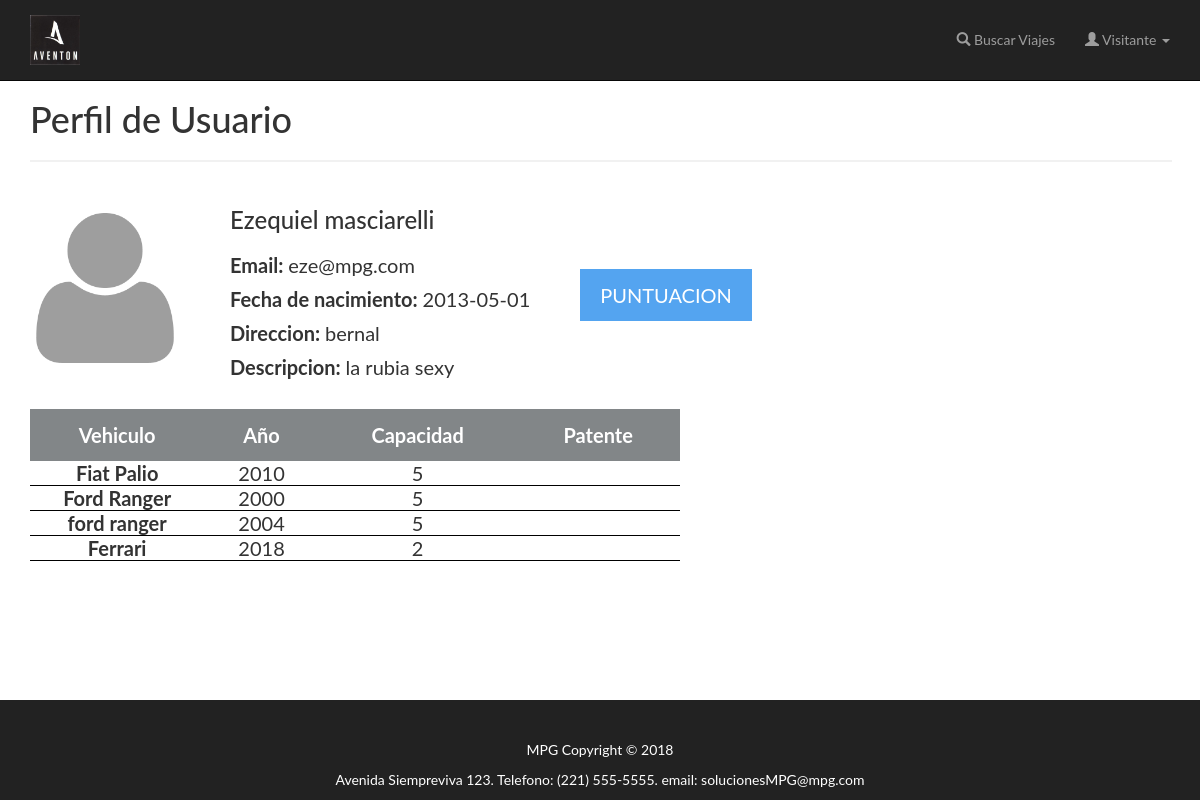
Page /verPerfil-api.php?idUser=3 on the earlier database version.
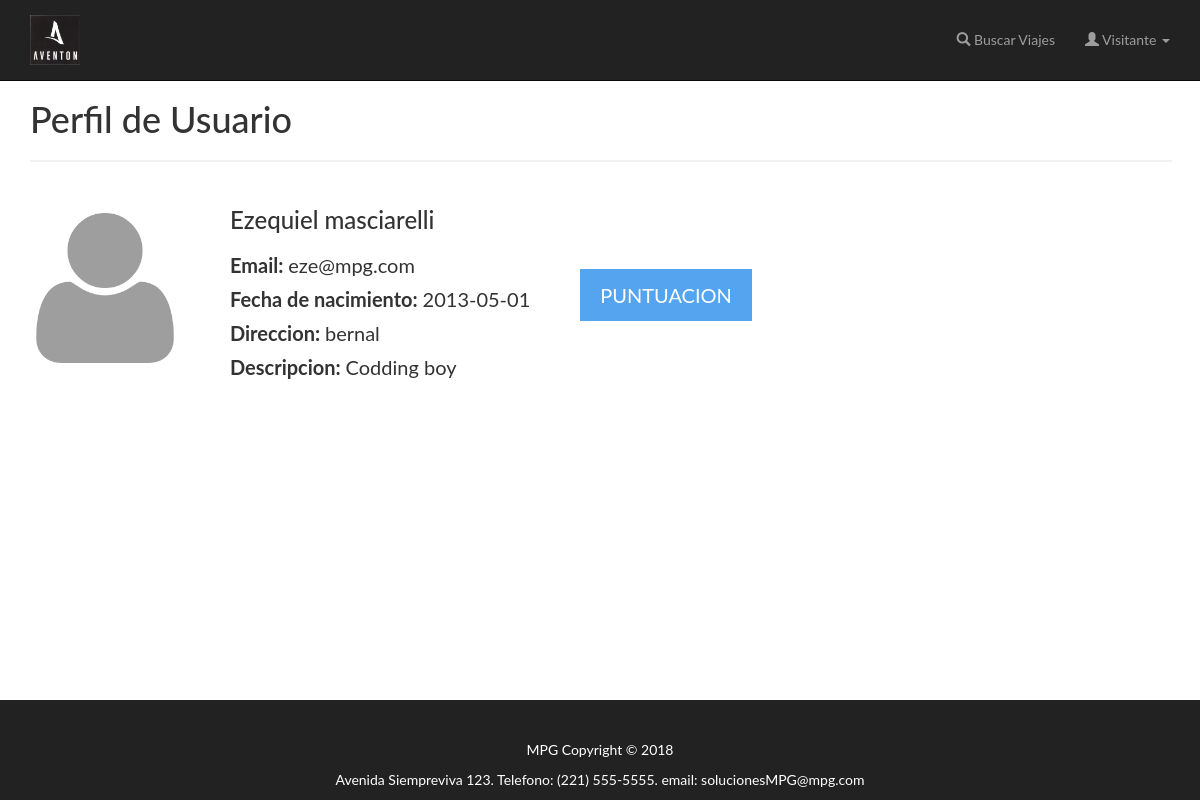
Same page on the later database version.
### tables this page shows
CREATE TABLE IF NOT EXISTS `usuarios` (
  `idUsuario` int(11) NOT NULL AUTO_INCREMENT,
  `email` varchar(45) DEFAULT NULL,
  `password` varchar(45) DEFAULT NULL,
  `nombre` varchar(45) DEFAULT NULL,
  `apellido` varchar(45) DEFAULT NULL,
  `fechaNac` date DEFAULT NULL,
  `direccion` varchar(45) DEFAULT NULL,
  `descripcion` varchar(45) DEFAULT NULL,
  `puntuacion` int(11) NOT NULL,
  `estado` int(11) DEFAULT NULL,
  PRIMARY KEY (`idUsuario`)
);

CREATE TABLE IF NOT EXISTS `vehiculo` (
  `idvehiculo` int(11) NOT NULL AUTO_INCREMENT,
  `capacidad` int(11) DEFAULT NULL,
  `modelo` int(11) DEFAULT NULL,
  `descripcion` varchar(45) DEFAULT NULL,
  `owner` int(11) DEFAULT NULL,
  `patente` varchar(45) NOT NULL,
  PRIMARY KEY (`idvehiculo`),
  KEY `fk_vehiculo_usuarios_idx` (`owner`)
);

### conexion.php (called while the page is built, shortened)
<?php
class conexion {
	function consultarABD($aConsulta){
  	$servername = "localhost";
  	$username = "root";
  	$password = "";
  	$dbname = "barudb";
  	$conn = mysqli_connect($servername, $username, $password, $dbname);
  	$result = $conn->query($aConsulta);
  	return $result;
	}
}
 ?>

### verPerfil-api.php (the view, shortened to what this page needs)
<html lang="en" dir="ltr">
<head>
   <?php include "navbar.php" ?>
   <link rel="stylesheet" href="https://maxcdn.bootstrapcdn.com/bootstrap/3.3.7/css/bootstrap.min.css">
   <link rel="stylesheet" href="./css/styleexample.css">
</head>
<?php
include "conexion.php";
$id = $_GET['idUser'];
echo "<body>";
  echo "<form >";
     echo "<div class=\"container\">";
       echo "<h1 class='margin-top-30'>Perfil de Usuario</h1>";
       echo "<hr>";
       echo "<div class=\"datos\">";
          $conn= new conexion();
          $consulta= "SELECT * FROM  usuarios WHERE idUsuario = '$id'";
          $resultado = $conn->consultarABD($consulta);
          $row = mysqli_fetch_assoc($resultado) ;
          $consulta1 = "SELECT puntuacion
                        FROM usuarios
                        WHERE usuarios.idUsuario = '$id'";
          $resultado1 = $conn->consultarABD($consulta1);
          $puntos = mysqli_fetch_assoc($resultado1);
          echo "<table>";
          echo "<tr style=\"border: none;\">";
            echo "<td>";
              echo"<img src=\"user.png\" width=\"150\" height=\"150\"/>";
            echo "</td>";
            echo "<td>";
            echo "<ul class='perfil' style=\"border: none;width:100%;list-style:none\">";
              echo "<li><b><h3> ".$row["nombre"]." ".$row["apellido"]."<h3></b></li>";
              echo "<li><b>Email: </b>".$row["email"]."</li>";
              echo "<li><b>Fecha de nacimiento: </b>".$row["fechaNac"]."</li>";
              echo "<li><b>Direccion: </b>".$row["direccion"]."</li>";
              echo "<li><b>Descripcion: </b>".$row["descripcion"]."</li>";
            echo "</ul>";
            echo "</td>";
            echo "<td>";
              echo "<ul style=\"border: none;width:100%;list-style:none\">";
              echo "<li style=\"color: white;\">-</li>";
              echo "<li><button type=\"button\" onclick=\"puntuacionUsuario(".$puntos['puntuacion'].")\"style=\"border: none; background-color: #429BEF; opacity: 0.9;color: white;padding: 14px 20px;\">PUNTUACION</button></li>";
              echo "</ul>";
            echo "</td>";
          echo "</tr>";
          echo "</table>";
          echo "<br>";
          $consulta1 = "SELECT vehiculo.capacidad as capacidad, vehiculo.modelo as modelo,
                        vehiculo.descripcion as descrip, vehiculo.patente as patente
                        FROM vehiculo INNER JOIN usuarios ON vehiculo.owner = usuarios.idUsuario
                        WHERE usuarios.idUsuario = '$id'";
          $resultado1 = $conn->consultarABD($consulta1);
          if ($resultado1->num_rows > 0){
          echo "<div class='dataVehiculo'>";
            echo "<table class=\"tablaVehiculos\" style=\"border: none;width:57%;text-align: center;\">";
            echo "<tr style=\"border: none; background-color: #75797C; opacity: 0.9;margin: 8px 0;color: white;\">";
              echo "<th style=\"border: none;padding: 14px 20px;text-align: center;\">Vehiculo</th>";
              echo "<th style=\"border: none;padding: 14px 20px;text-align: center;\">Año</th>";
              echo "<th style=\"border: none;padding: 14px 20px;text-align: center;\">Capacidad</th>";
              echo "<th style=\"border: none;padding: 14px 20px;text-align: center;\">Patente</th>";
            echo "</tr>";
              while($row1 = mysqli_fetch_assoc($resultado1)) {
                echo "<tr style=\"border: none;\">";
                  echo "<td style=\"border-bottom: 1px solid black;\"><b>".$row1["descrip"]."</b></td>";
                  echo "<td style=\"border-bottom: 1px solid black;\">".$row1["modelo"]."</td>";
                  echo "<td style=\"border-bottom: 1px solid black;\">".$row1["capacidad"]."</td>";
                  echo "<td style=\"border-bottom: 1px solid black;\">".$row1["patente"]."</td>";
                echo "</tr>";
              }
            echo "</table>";
        echo "</div>";
      }
       ?>
       </div>
      </div>
    </form>
    <?php echo imprimir_footer(); ?>
  </body>
  </html>

Differences in the rows shown:
removed vehiculo: descripcion "Fiat Palio", modelo "2010", capacidad "5"
removed vehiculo: descripcion "Ford Ranger", modelo "2000", capacidad "5"
removed vehiculo: descripcion "ford ranger", modelo "2004", capacidad "5"
removed vehiculo: descripcion "Ferrari", modelo "2018", capacidad "2"
changed usuarios "Ezequiel": descripcion "la rubia sexy" → "Codding boy"
Other differences:
text no longer shown: "Vehiculo Año Capacidad Patente"
